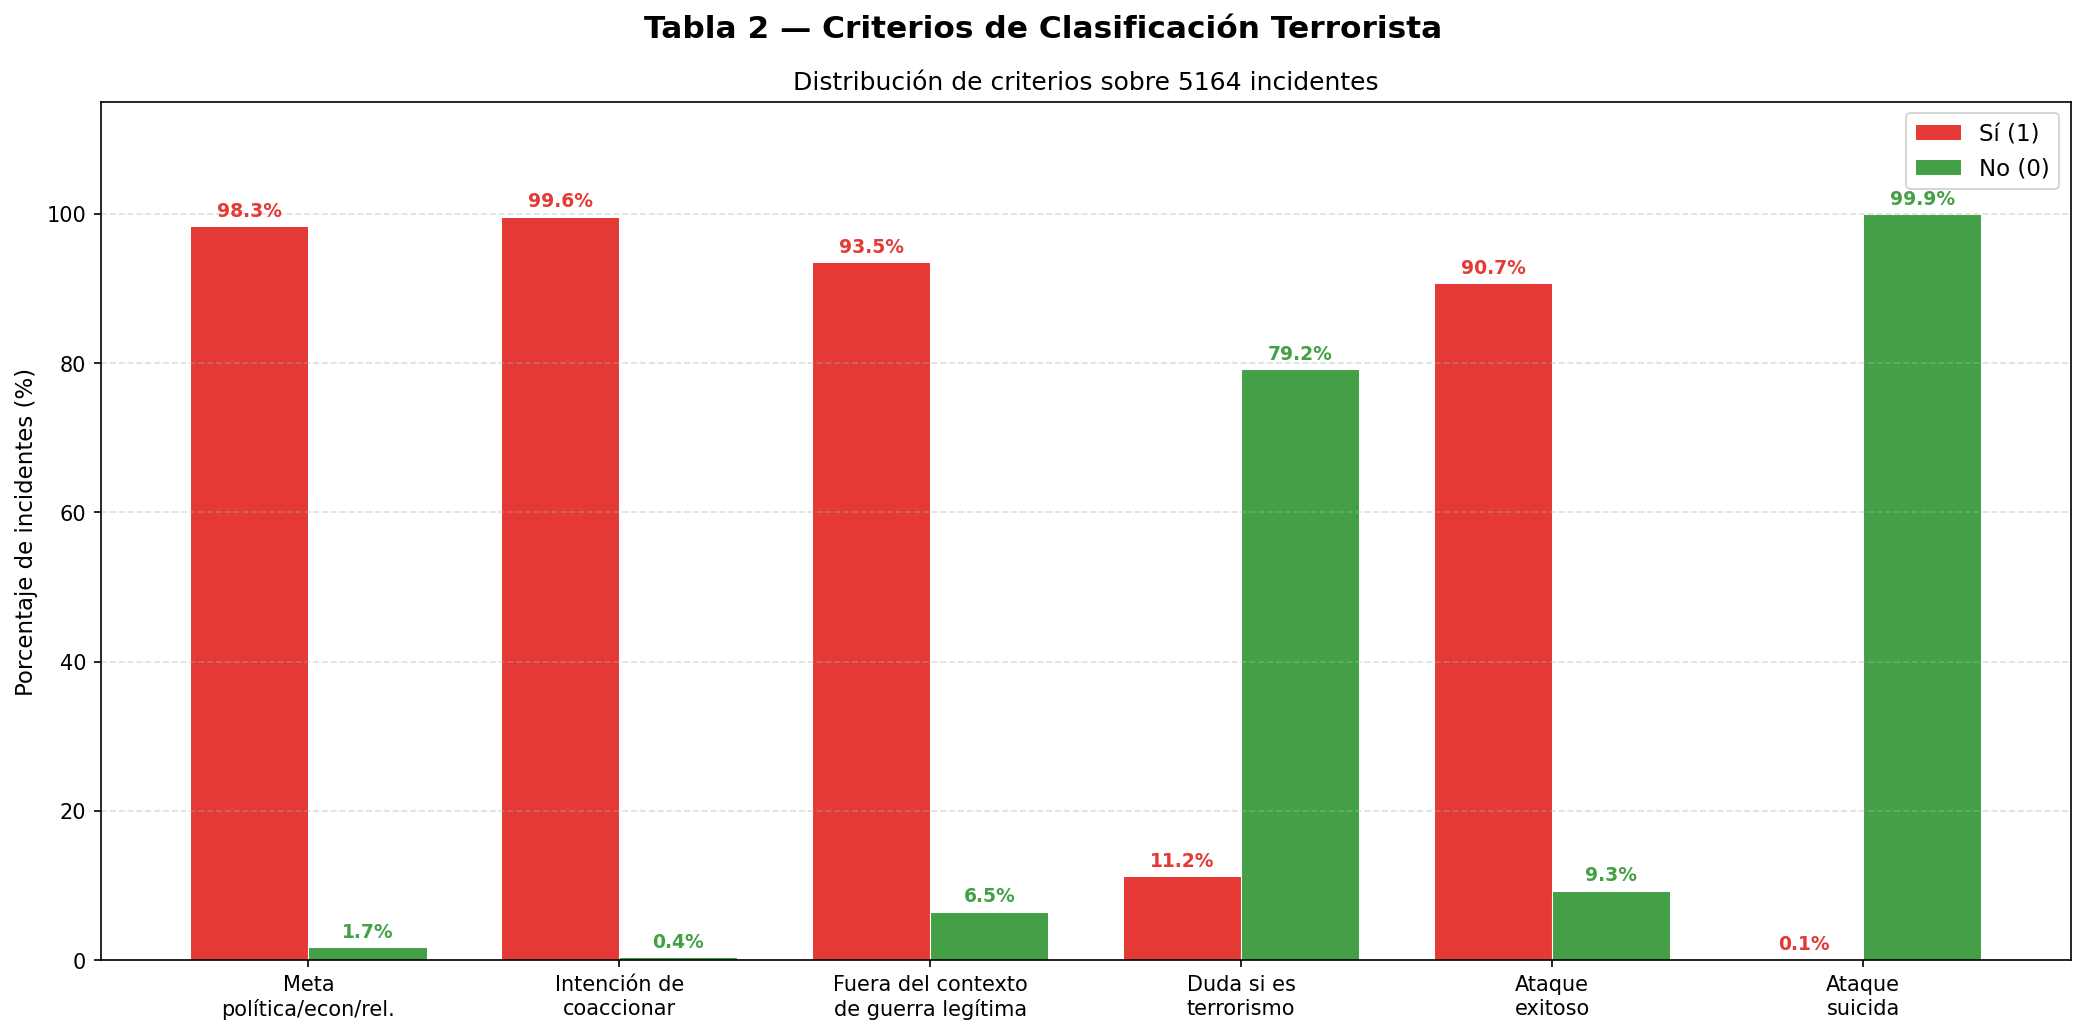

This chart was generated by the following Python code:
"""
Tabla 2 - Criterios de Terrorismo
Columnas: CRIT1, CRIT2, CRIT3, DOUBTTERR, MULTIPLE, SUCCESS, SUICIDE
Gráfico: Barras agrupadas - % de incidentes que cumplen cada criterio
"""

import pandas as pd
import numpy as np
import matplotlib.pyplot as plt
import warnings
warnings.filterwarnings('ignore')

cols = ['CRIT1', 'CRIT2', 'CRIT3', 'DOUBTTERR', 'SUCCESS', 'SUICIDE']
df = pd.read_excel('../GTD_5156.xlsx', usecols=cols)

total = len(df)

etiquetas = {
    'CRIT1': 'Meta\npolítica/econ/rel.',
    'CRIT2': 'Intención de\ncoaccionar',
    'CRIT3': 'Fuera del contexto\nde guerra legítima',
    'DOUBTTERR': 'Duda si es\nterrorismo',
    'SUCCESS': 'Ataque\nexitoso',
    'SUICIDE': 'Ataque\nsuicida',
}

pct_si = {}
pct_no = {}
for col in cols:
    serie = df[col].fillna(-1)
    pct_si[col] = round((serie == 1).sum() / total * 100, 1)
    pct_no[col] = round((serie == 0).sum() / total * 100, 1)

nombres = [etiquetas[c] for c in cols]
vals_si = [pct_si[c] for c in cols]
vals_no = [pct_no[c] for c in cols]

x = np.arange(len(cols))
ancho = 0.38

fig, ax = plt.subplots(figsize=(14, 7))
fig.suptitle('Tabla 2 — Criterios de Clasificación Terrorista', fontsize=15, fontweight='bold')

bars_si = ax.bar(x - ancho/2, vals_si, ancho, label='Sí (1)', color='#E53935', edgecolor='white', linewidth=0.5)
bars_no = ax.bar(x + ancho/2, vals_no, ancho, label='No (0)', color='#43A047', edgecolor='white', linewidth=0.5)

for bar in bars_si:
    h = bar.get_height()
    ax.text(bar.get_x() + bar.get_width()/2, h + 0.8, f'{h}%', ha='center', va='bottom', fontsize=9, color='#E53935', fontweight='bold')
for bar in bars_no:
    h = bar.get_height()
    ax.text(bar.get_x() + bar.get_width()/2, h + 0.8, f'{h}%', ha='center', va='bottom', fontsize=9, color='#43A047', fontweight='bold')

ax.set_xticks(x)
ax.set_xticklabels(nombres, fontsize=10)
ax.set_ylabel('Porcentaje de incidentes (%)', fontsize=11)
ax.set_ylim(0, 115)
ax.legend(fontsize=11)
ax.grid(axis='y', linestyle='--', alpha=0.4)
ax.set_title(f'Distribución de criterios sobre {total} incidentes', fontsize=12)

plt.tight_layout()
plt.savefig('tabla2_criterios_barras.png', dpi=150, bbox_inches='tight')
plt.show()
print("Guardado: tabla2_criterios_barras.png")
